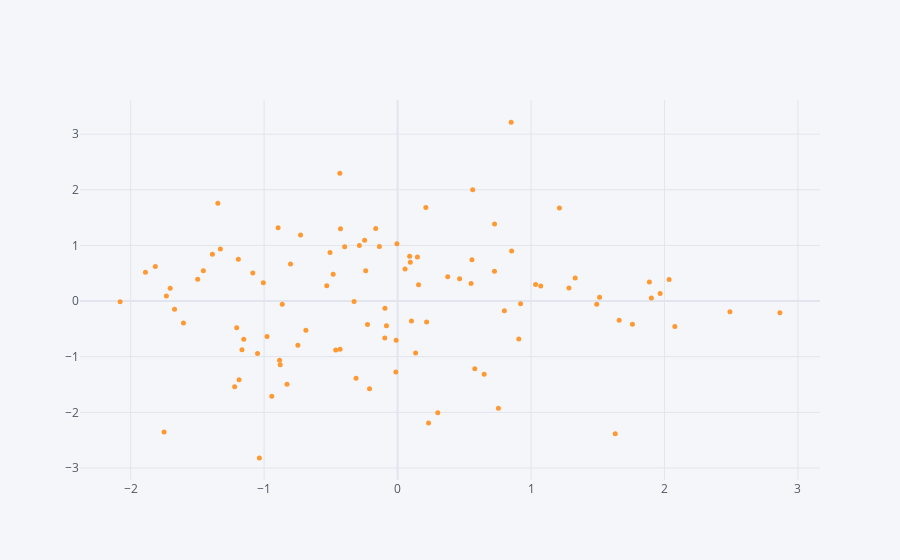

Notebook code cell kept with this figure:
### Code cell
# using plotly for different plottypes 

df1.iplot(kind='scatter',x='A',y='B',mode='markers',size=5 )
